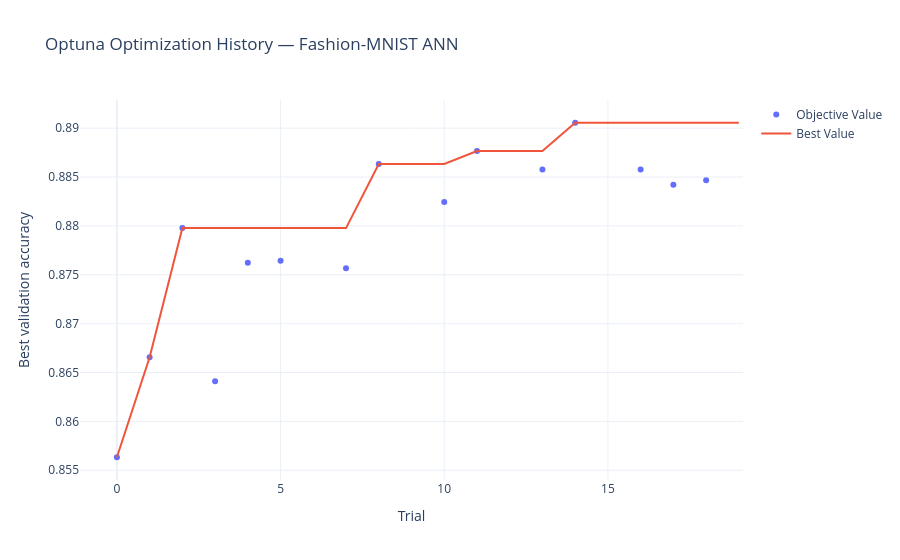

The notebook cell saved with this chart:
### Code cell
# Plot and export the Optuna optimization history (interactive + static)
from optuna.visualization import plot_optimization_history

optuna_history_fig = plot_optimization_history(study)
optuna_history_fig.update_layout(
    title="Optuna Optimization History — Fashion-MNIST ANN",
    template="plotly_white",
    xaxis_title="Trial",
    yaxis_title="Best validation accuracy",
)
optuna_history_fig.show()
optuna_history_fig.write_html(
    IMAGES_DIR / "10_optuna_optimization_history.html", include_plotlyjs="cdn"
)

completed_frame = pd.DataFrame([
    {"trial": t.number, "validation_accuracy": t.value}
    for t in study.trials if t.value is not None
]).sort_values("trial")
fig, ax = plt.subplots(figsize=(11, 5))
sns.lineplot(
    data=completed_frame, x="trial", y="validation_accuracy",
    marker="o", linewidth=2.2, ax=ax, label="Trial validation accuracy"
)
ax.axhline(study.best_value, linestyle="--", linewidth=1.5,
           label=f"Best: {study.best_value:.3%}")
ax.set_title("Optuna Search Progress", fontweight="bold")
ax.set_xlabel("Optuna trial")
ax.set_ylabel("Best validation accuracy")
ax.legend(frameon=True)
fig.savefig(IMAGES_DIR / "10_optuna_optimization_history.png", bbox_inches="tight")
plt.show()

### Figure 1 — Plotly figure (JSON) as saved in the notebook; plotly's stock layout.template omitted (floating-point values rounded to 4 significant figures)
{"data": [{"mode": "markers", "name": "Objective Value", "type": "scatter", "x": [0, 1, 2, 3, 4, 5, 7, 8, 10, 11, 13, 14, 16, 17, 18], "y": [0.8563, 0.8666, 0.8798, 0.8641, 0.8762, 0.8764, 0.8757, 0.8863, 0.8824, 0.8877, 0.8858, 0.8906, 0.8858, 0.8842, 0.8847]}, {"mode": "lines", "name": "Best Value", "type": "scatter", "x": [0, 1, 2, 3, 4, 5, 6, 7, 8, 9, 10, 11, 12, 13, 14, 15, 16, 17, 18, 19], "y": [0.8563, 0.8666, 0.8798, 0.8798, 0.8798, 0.8798, 0.8798, 0.8798, 0.8863, 0.8863, 0.8863, 0.8877, 0.8877, 0.8877, 0.8906, 0.8906, 0.8906, 0.8906, 0.8906, 0.8906]}, {"marker": {"color": "#cccccc"}, "mode": "markers", "name": "Infeasible Trial", "showlegend": false, "type": "scatter", "x": [], "y": []}], "layout": {"title": {"text": "Optuna Optimization History — Fashion-MNIST ANN"}, "xaxis": {"title": {"text": "Trial"}}, "yaxis": {"title": {"text": "Best validation accuracy"}}}}
